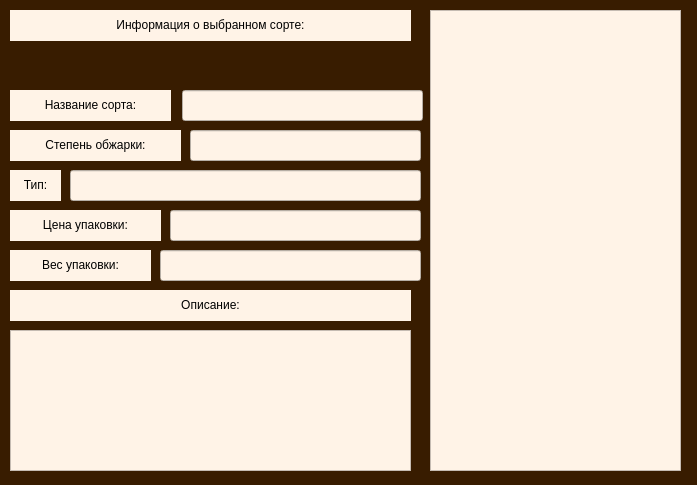
<?xml version="1.0" encoding="UTF-8"?>
<ui version="4.0">
 <class>MainWindow</class>
 <widget class="QMainWindow" name="MainWindow">
  <property name="geometry">
   <rect>
    <x>0</x>
    <y>0</y>
    <width>697</width>
    <height>485</height>
   </rect>
  </property>
  <property name="windowTitle">
   <string>MainWindow</string>
  </property>
  <property name="styleSheet">
   <string notr="true">background-color: rgb(56, 28, 0);</string>
  </property>
  <widget class="QWidget" name="centralwidget">
   <widget class="QListWidget" name="showWidget">
    <property name="geometry">
     <rect>
      <x>430</x>
      <y>10</y>
      <width>251</width>
      <height>461</height>
     </rect>
    </property>
    <property name="styleSheet">
     <string notr="true">font: 16pt &quot;MathJax_Typewriter&quot;;
background-color: rgb(255, 243, 231);</string>
    </property>
   </widget>
   <widget class="QLabel" name="label">
    <property name="geometry">
     <rect>
      <x>10</x>
      <y>10</y>
      <width>401</width>
      <height>31</height>
     </rect>
    </property>
    <property name="styleSheet">
     <string notr="true">font: 13pt &quot;MathJax_Typewriter&quot;;
background-color: rgb(255, 243, 231);</string>
    </property>
    <property name="text">
     <string>&lt;html&gt;&lt;head/&gt;&lt;body&gt;&lt;p align=&quot;center&quot;&gt;Информация о выбранном сорте:&lt;/p&gt;&lt;/body&gt;&lt;/html&gt;</string>
    </property>
   </widget>
   <widget class="QLabel" name="label_2">
    <property name="geometry">
     <rect>
      <x>10</x>
      <y>90</y>
      <width>161</width>
      <height>31</height>
     </rect>
    </property>
    <property name="styleSheet">
     <string notr="true">font: 13pt &quot;MathJax_Typewriter&quot;;
background-color: rgb(255, 243, 231);</string>
    </property>
    <property name="text">
     <string>&lt;html&gt;&lt;head/&gt;&lt;body&gt;&lt;p align=&quot;center&quot;&gt;Название сорта:&lt;/p&gt;&lt;/body&gt;&lt;/html&gt;</string>
    </property>
   </widget>
   <widget class="QLabel" name="label_3">
    <property name="geometry">
     <rect>
      <x>10</x>
      <y>130</y>
      <width>171</width>
      <height>31</height>
     </rect>
    </property>
    <property name="styleSheet">
     <string notr="true">font: 13pt &quot;MathJax_Typewriter&quot;;
background-color: rgb(255, 243, 231);</string>
    </property>
    <property name="text">
     <string>&lt;html&gt;&lt;head/&gt;&lt;body&gt;&lt;p align=&quot;center&quot;&gt;Степень обжарки:&lt;/p&gt;&lt;/body&gt;&lt;/html&gt;</string>
    </property>
   </widget>
   <widget class="QLabel" name="label_4">
    <property name="geometry">
     <rect>
      <x>10</x>
      <y>170</y>
      <width>51</width>
      <height>31</height>
     </rect>
    </property>
    <property name="styleSheet">
     <string notr="true">font: 13pt &quot;MathJax_Typewriter&quot;;
background-color: rgb(255, 243, 231);</string>
    </property>
    <property name="text">
     <string>&lt;html&gt;&lt;head/&gt;&lt;body&gt;&lt;p align=&quot;center&quot;&gt;Тип:&lt;/p&gt;&lt;/body&gt;&lt;/html&gt;</string>
    </property>
   </widget>
   <widget class="QLabel" name="label_5">
    <property name="geometry">
     <rect>
      <x>10</x>
      <y>210</y>
      <width>151</width>
      <height>31</height>
     </rect>
    </property>
    <property name="styleSheet">
     <string notr="true">font: 13pt &quot;MathJax_Typewriter&quot;;
background-color: rgb(255, 243, 231);</string>
    </property>
    <property name="text">
     <string>&lt;html&gt;&lt;head/&gt;&lt;body&gt;&lt;p align=&quot;center&quot;&gt;Цена упаковки:&lt;/p&gt;&lt;/body&gt;&lt;/html&gt;</string>
    </property>
   </widget>
   <widget class="QLabel" name="label_6">
    <property name="geometry">
     <rect>
      <x>10</x>
      <y>250</y>
      <width>141</width>
      <height>31</height>
     </rect>
    </property>
    <property name="styleSheet">
     <string notr="true">font: 13pt &quot;MathJax_Typewriter&quot;;
background-color: rgb(255, 243, 231);</string>
    </property>
    <property name="text">
     <string>&lt;html&gt;&lt;head/&gt;&lt;body&gt;&lt;p align=&quot;center&quot;&gt;Вес упаковки:&lt;/p&gt;&lt;/body&gt;&lt;/html&gt;</string>
    </property>
   </widget>
   <widget class="QLabel" name="label_7">
    <property name="geometry">
     <rect>
      <x>10</x>
      <y>290</y>
      <width>401</width>
      <height>31</height>
     </rect>
    </property>
    <property name="styleSheet">
     <string notr="true">font: 13pt &quot;MathJax_Typewriter&quot;;
background-color: rgb(255, 243, 231);</string>
    </property>
    <property name="text">
     <string>&lt;html&gt;&lt;head/&gt;&lt;body&gt;&lt;p align=&quot;center&quot;&gt;Описание:&lt;/p&gt;&lt;/body&gt;&lt;/html&gt;</string>
    </property>
   </widget>
   <widget class="QPlainTextEdit" name="plainTextEdit">
    <property name="geometry">
     <rect>
      <x>10</x>
      <y>330</y>
      <width>401</width>
      <height>141</height>
     </rect>
    </property>
    <property name="styleSheet">
     <string notr="true">font: 13pt &quot;MathJax_Typewriter&quot;;
background-color: rgb(255, 243, 231);</string>
    </property>
   </widget>
   <widget class="QLineEdit" name="lineEdit">
    <property name="geometry">
     <rect>
      <x>182</x>
      <y>90</y>
      <width>241</width>
      <height>31</height>
     </rect>
    </property>
    <property name="styleSheet">
     <string notr="true">font: 13pt &quot;MathJax_Typewriter&quot;;
background-color: rgb(255, 243, 231);</string>
    </property>
   </widget>
   <widget class="QLineEdit" name="lineEdit_2">
    <property name="geometry">
     <rect>
      <x>190</x>
      <y>130</y>
      <width>231</width>
      <height>31</height>
     </rect>
    </property>
    <property name="styleSheet">
     <string notr="true">font: 13pt &quot;MathJax_Typewriter&quot;;
background-color: rgb(255, 243, 231);</string>
    </property>
   </widget>
   <widget class="QLineEdit" name="lineEdit_3">
    <property name="geometry">
     <rect>
      <x>70</x>
      <y>170</y>
      <width>351</width>
      <height>31</height>
     </rect>
    </property>
    <property name="styleSheet">
     <string notr="true">font: 13pt &quot;MathJax_Typewriter&quot;;
background-color: rgb(255, 243, 231);</string>
    </property>
   </widget>
   <widget class="QLineEdit" name="lineEdit_4">
    <property name="geometry">
     <rect>
      <x>170</x>
      <y>210</y>
      <width>251</width>
      <height>31</height>
     </rect>
    </property>
    <property name="styleSheet">
     <string notr="true">font: 13pt &quot;MathJax_Typewriter&quot;;
background-color: rgb(255, 243, 231);</string>
    </property>
   </widget>
   <widget class="QLineEdit" name="lineEdit_5">
    <property name="geometry">
     <rect>
      <x>160</x>
      <y>250</y>
      <width>261</width>
      <height>31</height>
     </rect>
    </property>
    <property name="styleSheet">
     <string notr="true">font: 13pt &quot;MathJax_Typewriter&quot;;
background-color: rgb(255, 243, 231);</string>
    </property>
   </widget>
  </widget>
 </widget>
 <resources/>
 <connections/>
</ui>
